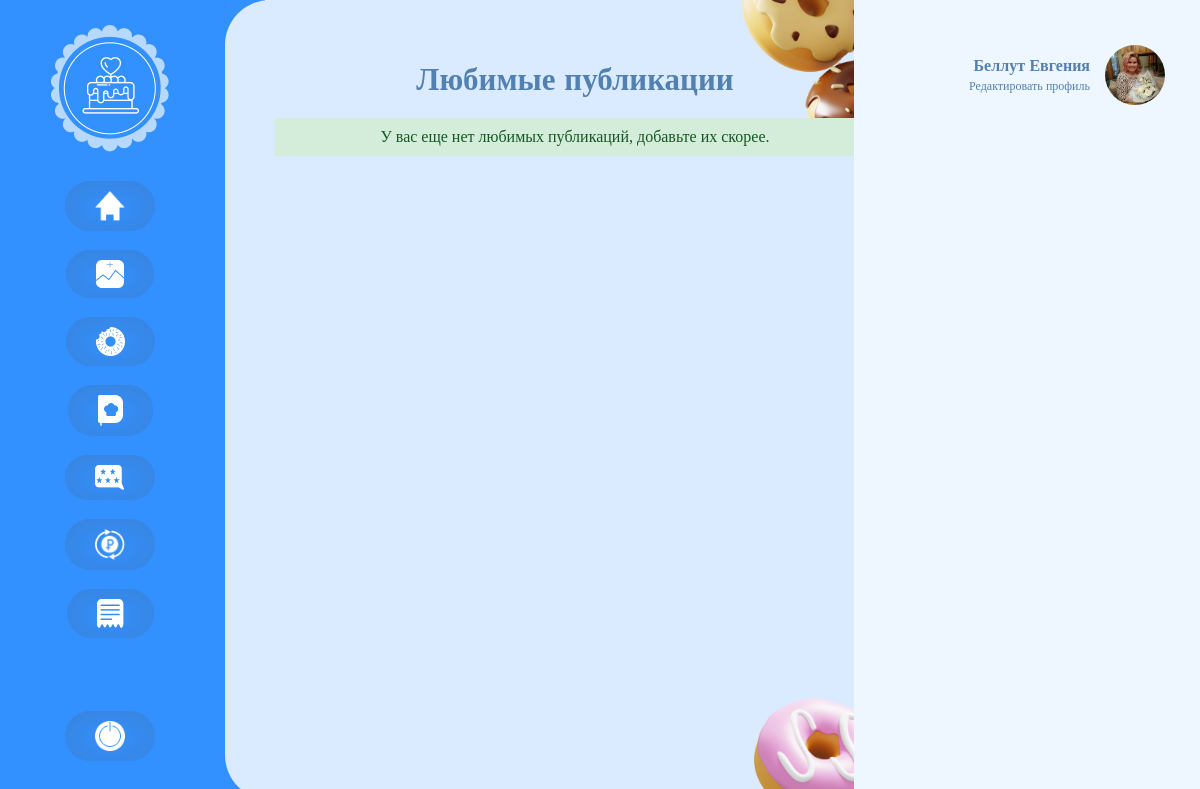
The app's page /profile_favorite_posts/ (signed in) with its own data.
### site_cake/models.py (models this page shows, shortened)
class User(AbstractUser):
    first_name = models.CharField(max_length=60, null=True)
    last_name = models.CharField(max_length=60, null=True)
    email = models.EmailField(max_length=60, unique=True, blank=True, null=True, default=None)
    username = models.CharField(max_length=30, unique=True, blank=True, null=True)
    is_cooker = models.BooleanField('Статус кондитера', default=False)
    is_customer = models.BooleanField('Статус заказчика', default=False)
    is_active = models.BooleanField(default=True)
    is_superuser = models.BooleanField(default=False)
    objects = UserManager()
    class Meta:
        verbose_name = 'Пользователь'
        verbose_name_plural = 'Пользователи'

class UserProfile(models.Model):
    user = models.OneToOneField(User, on_delete=models.CASCADE)
    country = models.CharField(max_length=100, default='Россия')
    city = models.CharField(max_length=100, default='Москва')
    phone = models.CharField(max_length=11, null=True)
    description = models.TextField(null=True)
    image = models.ImageField(default='default_ava.png', upload_to='profile_pics')
    class Meta:
        verbose_name = 'Профиль'
        verbose_name_plural = 'Профили'

### site_cake/views.py (the view)
# urls.py: path('profile_favorite_posts/', views.ProfileFavoritePosts, name='profile_fav_posts'),
def ProfileFavoritePosts(request):
    fav_posts = FavoritePost.objects.filter(user=request.user)
    if not fav_posts:
         messages.success(request, f'У вас еще нет любимых публикаций, добавьте их скорее.')
    return render(request, 'profile/profile_fav_posts.html', {'fav_posts': fav_posts, })

### templates/profile/profile_fav_posts.html (shortened to what this page needs)
{% extends 'profile/profile.html' %}
{% load static %}
{% block profile %}
    <div class="profile_block">
        <div class="donat_posts">
            <p class="profile_title">Любимые публикации</p>
            {% if messages %}
                        {% for message in messages %}
                            <div class="alert alert-{{ message.tags }}">
                                {{ message }}
                            </div>
                        {% endfor %}
            {% endif %}
        </div>
    </div>
{% endblock profile %}

### templates/include/profile_aside.html
{% load static %}
<div class="profile_aside">
    <div class="profile_info_small">
        <div class="profile_info_small_text">
            <p class="profile_username">{{ user.last_name }} {{ user.first_name }}</p>
            <a href="{% url 'edit_profile' %}" class="edit_profile_link">Редактировать профиль</a>
        </div>
        <img src="{{ user.userprofile.image.url }}" class="profile_info_small_img" alt="avatar">
    </div>
</div>

### static/css/style.css (style rules this page uses)
* { margin: 0; padding: 0; }
a { cursor: pointer !important; text-decoration: none !important; }
.alert-success { color: #155724; background-color: #d4edda; border-color: #c3e6cb; width: 100%; padding: 10px 0; text-align: center; }
.profile_block { background: #DBEBFF; border-radius: 45px 0 0 45px; height: 100vh; width: 50%; position: absolute; z-index: 2; left: 225px; padding: 0 70px 0 50px; }
.profile_title { font-family: 'Montserrat'; font-style: normal; font-weight: 700; font-size: 31px; line-height: 38px; color: #5280B1; margin-bottom: 20px; }
.profile_aside { background: #EEF6FF; height: 100vh; padding: 0 35px; position: absolute; right: 0; width: 23%; z-index: 2; }
.profile_info_small { display: flex; align-items: center; justify-content: end; margin-top: 45px; text-align: right; }
.profile_info_small_text { margin-right: 15px; }
.profile_username { font-family: 'Montserrat'; font-style: normal; font-weight: 600; font-size: 16px; line-height: 20px; color: #5280B1; }
.edit_profile_link { font-family: 'Montserrat'; font-style: normal; font-weight: 400; font-size: 12px; line-height: 0px; color: #5280B1; }
.profile_info_small_img { width: 60px; height: 60px; border-radius: 50%; object-fit: cover; }
.donat_posts { text-align: center; margin-top: 60px; }

### records on screen
User: last_name "Беллут", first_name "Евгения", userprofile.image (picture)

### other values on screen
{{ message }} "У вас еще нет любимых публикаций, добавьте их скорее."
